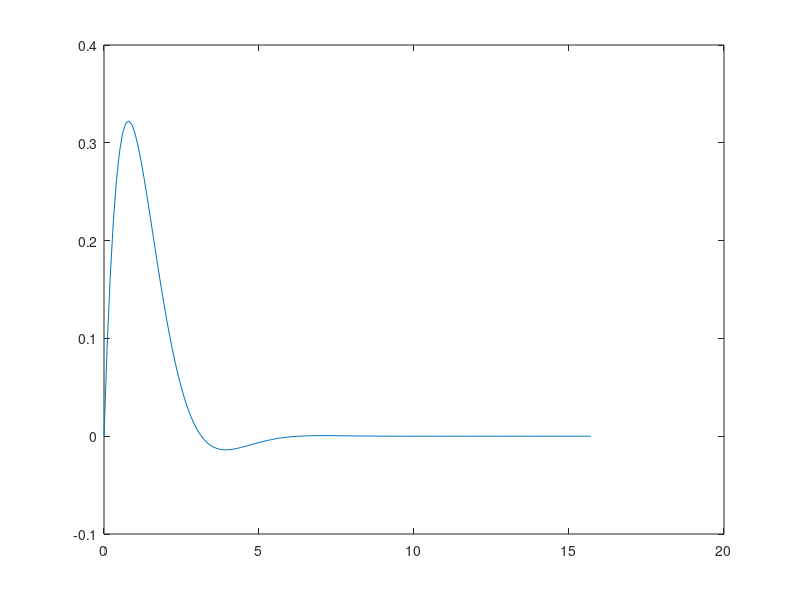

Reproduce this figure in MATLAB. (Note: this script raises an error after producing the figure.)
clc;clear;close all
x=[0:.1:5*pi]';
y=sin(x)./exp(x);
traindata=[x  y];
plot(x,y);
Nmf=5;
mfTin=char('gbellmf');
mfTout='constant';
fis1=genfis1(traindata,Nmf,mfTin,mfTout);
fis2=anfis(traindata,fis1);
outF=evalfis(x,fis2);
hold on;grid on; plot(x,outF)
